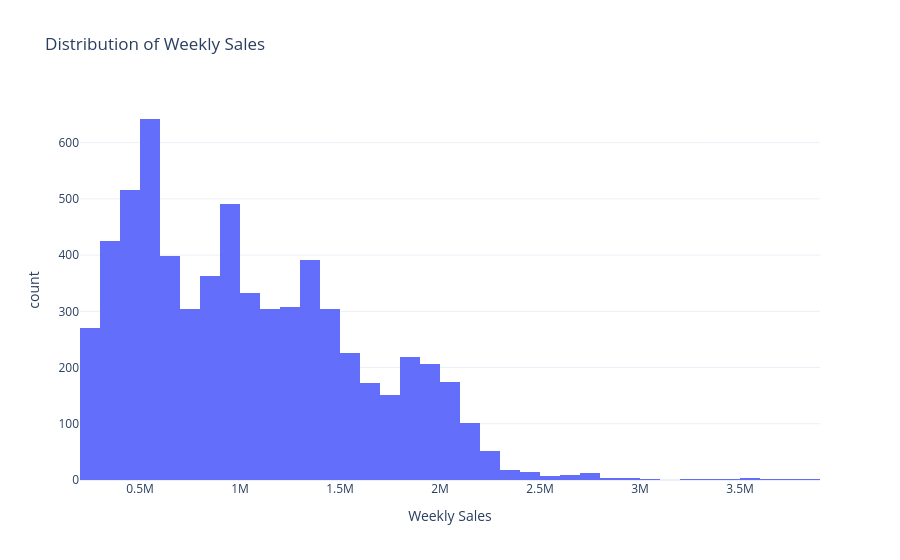

Notebook source saved alongside this figure:
### Markdown cell above
## Exploratory analysis: interactive plots

### Code cell
# Figure 1 — Distribution of weekly sales
fig = px.histogram(df, x="Weekly_Sales", nbins=50,
                   title="Distribution of Weekly Sales",
                   labels={"Weekly_Sales":"Weekly Sales"})
fig.update_layout(template="plotly_white")
fig.show()

### Figure 1 — Plotly figure (JSON) as saved in the notebook; plotly's stock layout.template omitted (floating-point values rounded to 4 significant figures; data arrays with more than 128 entries replaced by an {"elided": "..."} marker saying what was removed)
{"data": [{"bingroup": "x", "hovertemplate": "Weekly Sales=%{x}<br>count=%{y}<extra></extra>", "legendgroup": "", "marker": {"color": "#636efa", "pattern": {"shape": ""}}, "name": "", "nbinsx": 50, "orientation": "v", "showlegend": false, "type": "histogram", "x": {"elided": "6435 float values"}, "xaxis": "x", "yaxis": "y"}], "layout": {"barmode": "relative", "legend": {"tracegroupgap": 0}, "title": {"text": "Distribution of Weekly Sales"}, "xaxis": {"anchor": "y", "domain": [0, 1], "title": {"text": "Weekly Sales"}}, "yaxis": {"anchor": "x", "domain": [0, 1], "title": {"text": "count"}}}}
